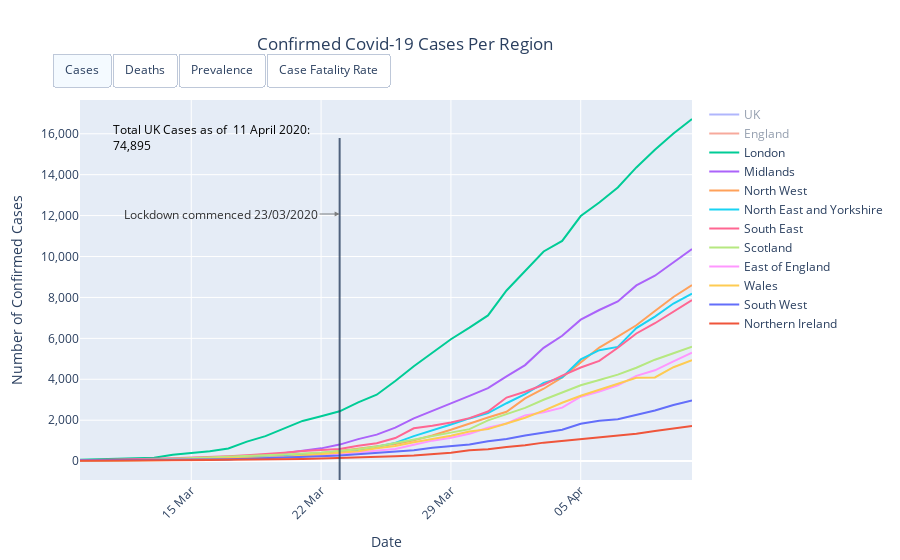

Here is the notebook cell this chart was saved with:
### Code cell
fig = go.Figure()

areas = input_df.index.droplevel(1).unique()

confirmed_cases_traces = []
deaths_traces = []
prevalence_traces = []
case_fatality_rate_traces = []

# add a line to the figure for each area
for area in areas:
    area_data = input_df.T[[area]].reset_index().rename(columns={area: "measure", "index": "date"})
    area_data.columns = area_data.columns.rename(names=[None, None])
    
    area_data["measure", "delta_cases"] = area_data["measure", "confirmed_cases"].diff().fillna(0).astype(int)
    area_data["measure", "delta_deaths"] = area_data["measure", "deaths"].diff().fillna(0).astype(int)
    area_data["measure", "prevalence"] = area_data["measure", "confirmed_cases"] / regional_populations[area]
    area_data["measure", "case_fatality_rate"] = (
        area_data["measure", "deaths"] / area_data["measure", "confirmed_cases"]
    )
        
    area_data["text"] = (area_data["date"].dt.strftime("%d %B") + " | " + f"{area}<br>" \
                         "Cases: " + area_data["measure", "confirmed_cases"].apply("{:,}".format) + " (" + \
                         area_data["measure", "delta_cases"].apply("{:+,}".format)) + ")<br>" \
                         "Deaths: " + area_data["measure", "deaths"].apply("{:,}".format) + " (" + \
                         area_data["measure", "delta_deaths"].apply("{:+,}".format) + ")"
    
    confirmed_cases_traces.append(
        go.Scatter(
            x=area_data["date"],
            y=area_data["measure", "confirmed_cases"],
            name=area,
            # deselect the "England" and "UK" cases by default to avoid overshadowing other lines
            visible=True if area not in {"UK", "England"} else "legendonly",
            text=area_data["text"],
            hovertemplate="%{text}<extra></extra>"
        )
    )
    
    deaths_traces.append(
        go.Scatter(
            x=area_data["date"],
            y=area_data["measure", "deaths"],
            name=area,
            # hide all the deaths traces by default
            visible=False,
            text=area_data["text"],
            hovertemplate="%{text}<extra></extra>"
        )
    )
    
    prevalence_traces.append(
        go.Scatter(
            x=area_data["date"],
            y=area_data["measure", "prevalence"],
            name=area,
            # hide all the deaths traces by default
            visible=False,
            text=area_data["text"],
            hovertemplate="%{text}<extra></extra>"
        )
    )
    
    case_fatality_rate_traces.append(
        go.Scatter(
            x=area_data["date"],
            y=area_data["measure", "case_fatality_rate"],
            name=area,
            # hide all the deaths traces by default
            visible=False,
            text=area_data["text"],
            hovertemplate="%{text}<extra></extra>"
        )
    )
    
# add all the traces
for trace in confirmed_cases_traces + deaths_traces + prevalence_traces + case_fatality_rate_traces:
    fig.add_trace(trace)

# add a vertical line showing when the UK went into "lockdown"...
fig.add_shape(
    type="line",
    xref="x",
    yref="paper",
    x0=datetime.date(2020, 3, 23),
    y0=0,
    x1=datetime.date(2020, 3, 23),
    y1=0.9,
    opacity=0.8,
)    

# ...and then annotate it with some text
lockdown_annotation = dict(
    xref="x",
    yref="paper",
    x=datetime.date(2020, 3, 23),
    y=0.7,
    text="Lockdown commenced 23/03/2020",
    font_color="#000",
    showarrow=True,
    align="center",
    arrowhead=2,
    arrowsize=1,
    arrowwidth=1,
    arrowcolor="#636363",
    ax=-20,
    ay=0,
    xanchor="right",
    opacity=0.8,
)

total_cases = input_df.loc["UK", "confirmed_cases"].iloc[-1]
total_deaths = input_df.loc["UK", "deaths"].iloc[-1]
latest_prevalence = total_cases / regional_populations["UK"]
latest_case_fatality_rate = total_deaths / total_cases

total_cases_annotation = dict(
    xref="paper",
    yref="paper",
    x=0.05,
    y=0.95,
    text=f"Total UK Cases as of {input_df.columns[-1]: %-d %B %Y}:<br>" \
         f"{total_cases:,}",
    font_color="#000",
    showarrow=False,
    align="left"
)

total_deaths_annotation = dict(
    xref="paper",
    yref="paper",
    x=0.05,
    y=0.95,
    text=f"Total UK Deaths as of {input_df.columns[-1]: %-d %B %Y}:<br>" \
         f"{total_deaths:,}",
    font_color="#000",
    showarrow=False,
    align="left"
)

total_prevalence_annotation = dict(
    xref="paper",
    yref="paper",
    x=0.05,
    y=0.95,
    text=f"Total UK Period Prevalence as of {input_df.columns[-1]: %-d %B %Y}:<br>" \
         f"{latest_prevalence:.2%}",
    font_color="#000",
    showarrow=False,
    align="left"
)

total_case_fatality_annotation = dict(
    xref="paper",
    yref="paper",
    x=0.05,
    y=0.95,
    text=f"Total UK Case Fatality Rate as of {input_df.columns[-1]: %-d %B %Y}:<br>" \
         f"{latest_case_fatality_rate:.1%}",
    font_color="#000",
    showarrow=False,
    align="left"
)


fig.update_layout(
    updatemenus=[{
        "type": "buttons",
        "direction": "right",
        "x": 0.505,
        "y": 1.125,
        "buttons": list([
            {
                "label": "Cases",
                "method": "update",
                "args": [
                    {"visible": ["legendonly"] * 2 + [True] * (len(areas) - 2) + [False] * (len(areas) * 3)}, 
                    {
                        "title": "Confirmed Covid-19 Cases Per Region",
                        "yaxis": {"title": "Number of Confirmed Cases"},
                        "annotations": [lockdown_annotation] + [total_cases_annotation],
                    }
                ]
            },
            {
                "label": "Deaths",
                "method": "update",
                "args": [
                    {
                        "visible": [False] * len(areas) + ["legendonly"] * 2 + [True] * (len(areas) - 2) + [False] * (len(areas) * 2),
                    }, 
                    {
                        "title": "Covid-19 Deaths Per Region",
                        "yaxis": {"title": "Number of Deaths", "tickformat": ",d"},
                        "annotations": [lockdown_annotation] + [total_deaths_annotation],
                    }
                ]
            },
            {
                "label": "Prevalence",
                "method": "update",
                "args": [
                    {
                        "visible": [False] * len(areas) * 2 + [True] + ["legendonly"] * (len(areas) - 1) + [False] * len(areas)
                    },
                    {
                        "title": "Covid-19 Prevalence Per Region",
                        "yaxis": {"title": "Prevalence", "tickformat": ".2%"},
                        "annotations": [lockdown_annotation] + [total_prevalence_annotation],
                    }
                ],
            },
            {
                "label": "Case Fatality Rate",
                "method": "update",
                "args": [
                    {
                        "visible": [False] * len(areas) * 3 + [True] + ["legendonly"] * (len(areas) - 1)
                    },
                    {
                        "title": "Covid-19 Case Fatality Rate Per Region",
                        "yaxis": {"title": "Case Fatality Rate", "tickformat": ".1%"},
                        "annotations": [lockdown_annotation] + [total_case_fatality_annotation],
                    }
                ],
            }
        ])
    }],
    title={
        "text": "Confirmed Covid-19 Cases Per Region",
        "x": 0.45,
    },
    xaxis={
        "title": "Date",
        "tickformat": '%d %b',
        "tickangle": -45,
    },
    yaxis={
        "title": "Number of Confirmed Cases",
        "tickformat": ",d",
    },
    hovermode="closest",
    annotations=[lockdown_annotation, total_cases_annotation],
)
    
fig
